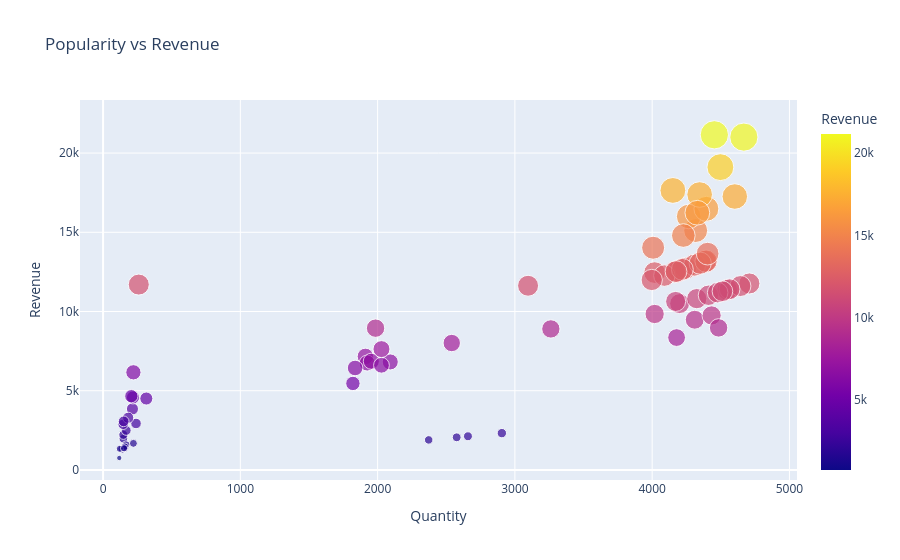

Write notebook code for a chart like this one.
### Code cell
scatter = (
    df.groupby("product_detail")
      .agg(
          Revenue=("Revenue","sum"),
          Quantity=("transaction_qty","sum")
      )
)

fig = px.scatter(
    scatter,
    x="Quantity",
    y="Revenue",
    hover_name=scatter.index,
    size="Revenue",
    color="Revenue",
    title="Popularity vs Revenue"
)

fig.show()

### Figure 1 — Plotly figure (JSON) as saved in the notebook; plotly's stock layout.template omitted (floating-point values rounded to 4 significant figures)
{"data": [{"hovertemplate": "<b>%{hovertext}</b><br><br>Quantity=%{x}<br>Revenue=%{marker.color}<extra></extra>", "hovertext": ["Almond Croissant", "Brazilian - Organic", "Brazilian Lg", "Brazilian Rg", "Brazilian Sm", "Cappuccino", "Cappuccino Lg", "Carmel syrup", "Chili Mayan", "Chocolate Chip Biscotti", "Chocolate Croissant", "Chocolate syrup", "Civet Cat", "Columbian Medium Roast", "Columbian Medium Roast Lg", "Columbian Medium Roast Rg", "Columbian Medium Roast Sm", "Cranberry Scone", "Croissant", "Dark chocolate", "Dark chocolate Lg", "Dark chocolate Rg", "Earl Grey", "Earl Grey Lg", "Earl Grey Rg", "English Breakfast", "English Breakfast Lg", "English Breakfast Rg", "Espresso Roast", "Espresso shot", "Ethiopia", "Ethiopia Lg", "Ethiopia Rg", "Ethiopia Sm", "Ginger Biscotti", "Ginger Scone", "Guatemalan Sustainably Grown", "Hazelnut Biscotti", "Hazelnut syrup", "I Need My Bean! Diner mug", "I Need My Bean! Latte cup", "I Need My Bean! T-shirt", "Jamacian Coffee River", "Jamaican Coffee River Lg", "Jamaican Coffee River Rg", "Jamaican Coffee River Sm", "Jumbo Savory Scone", "Latte", "Latte Rg", "Lemon Grass", "Lemon Grass Lg", "Lemon Grass Rg", "Morning Sunrise Chai", "Morning Sunrise Chai Lg", "Morning Sunrise Chai Rg", "Oatmeal Scone", "Organic Decaf Blend", "Our Old Time Diner Blend", "Our Old Time Diner Blend Lg", "Our Old Time Diner Blend Rg", "Our Old Time Diner Blend Sm", "Ouro Brasileiro shot", "Peppermint", "Peppermint Lg", "Peppermint Rg", "Primo Espresso Roast", "Scottish Cream Scone ", "Serenity Green Tea", "Serenity Green Tea Lg", "Serenity Green Tea Rg", "Spicy Eye Opener Chai", "Spicy Eye Opener Chai Lg", "Spicy Eye Opener Chai Rg", "Sugar Free Vanilla syrup", "Sustainably Grown Organic", "Sustainably Grown Organic Lg", "Sustainably Grown Organic Rg", "Traditional Blend Chai", "Traditional Blend Chai Lg", "Traditional Blend Chai Rg"], "legendgroup": "", "marker": {"color": [7168.0, 3852.0, 15110.0, 13160.0, 9482.0, 16000.0, 17640.0, 2061.0, 1973.0, 6749.0, 11630.0, 2126.0, 11700.0, 2220.0, 12580.0, 11370.0, 8356.0, 6818.0, 6862.0, 755.2, 21010.0, 14020.0, 1271.0, 12740.0, 11770.0, 1441.0, 12930.0, 10500.0, 2493.0, 12500.0, 4578.0, 14790.0, 13180.0, 9753.0, 6437.0, 8012.0, 1340.0, 6608.0, 1898.0, 2935.0, 4509.0, 6163.0, 2884.0, 16480.0, 12460.0, 9844.0, 7627.0, 17260.0, 19110.0, 1360.0, 12270.0, 10810.0, 1596.0, 17380.0, 11610.0, 5460.0, 4658.0, 3294.0, 11990.0, 11020.0, 8968.0, 8902.0, 1369.0, 13050.0, 11410.0, 3068.0, 8949.0, 1471.0, 12660.0, 11190.0, 1336.0, 13650.0, 10640.0, 2324.0, 1680.0, 21150.0, 16230.0, 1369.0, 12520.0, 11280.0], "coloraxis": "coloraxis", "size": [7168.0, 3852.0, 15110.0, 13160.0, 9482.0, 16000.0, 17640.0, 2061.0, 1973.0, 6749.0, 11630.0, 2126.0, 11700.0, 2220.0, 12580.0, 11370.0, 8356.0, 6818.0, 6862.0, 755.2, 21010.0, 14020.0, 1271.0, 12740.0, 11770.0, 1441.0, 12930.0, 10500.0, 2493.0, 12500.0, 4578.0, 14790.0, 13180.0, 9753.0, 6437.0, 8012.0, 1340.0, 6608.0, 1898.0, 2935.0, 4509.0, 6163.0, 2884.0, 16480.0, 12460.0, 9844.0, 7627.0, 17260.0, 19110.0, 1360.0, 12270.0, 10810.0, 1596.0, 17380.0, 11610.0, 5460.0, 4658.0, 3294.0, 11990.0, 11020.0, 8968.0, 8902.0, 1369.0, 13050.0, 11410.0, 3068.0, 8949.0, 1471.0, 12660.0, 11190.0, 1336.0, 13650.0, 10640.0, 2324.0, 1680.0, 21150.0, 16230.0, 1369.0, 12520.0, 11280.0], "sizemode": "area", "sizeref": 52.88, "symbol": "circle"}, "mode": "markers", "name": "", "orientation": "v", "showlegend": false, "type": "scatter", "x": [1911, 214, 4317, 4385, 4310, 4266, 4151, 2576, 148, 1924, 3096, 2658, 260, 148, 4195, 4547, 4178, 2092, 1954, 118, 4668, 4007, 142, 4245, 4708, 161, 4309, 4200, 169, 4165, 218, 4227, 4393, 4433, 1836, 2540, 134, 2028, 2372, 240, 315, 221, 146, 4395, 4018, 4018, 2028, 4602, 4497, 152, 4089, 4325, 168, 4346, 4643, 1820, 206, 183, 3997, 4410, 4484, 3262, 153, 4350, 4564, 150, 1985, 159, 4220, 4477, 122, 4404, 4171, 2905, 221, 4453, 4329, 153, 4174, 4512], "xaxis": "x", "y": [7168.0, 3852.0, 15110.0, 13160.0, 9482.0, 16000.0, 17640.0, 2061.0, 1973.0, 6749.0, 11630.0, 2126.0, 11700.0, 2220.0, 12580.0, 11370.0, 8356.0, 6818.0, 6862.0, 755.2, 21010.0, 14020.0, 1271.0, 12740.0, 11770.0, 1441.0, 12930.0, 10500.0, 2493.0, 12500.0, 4578.0, 14790.0, 13180.0, 9753.0, 6437.0, 8012.0, 1340.0, 6608.0, 1898.0, 2935.0, 4509.0, 6163.0, 2884.0, 16480.0, 12460.0, 9844.0, 7627.0, 17260.0, 19110.0, 1360.0, 12270.0, 10810.0, 1596.0, 17380.0, 11610.0, 5460.0, 4658.0, 3294.0, 11990.0, 11020.0, 8968.0, 8902.0, 1369.0, 13050.0, 11410.0, 3068.0, 8949.0, 1471.0, 12660.0, 11190.0, 1336.0, 13650.0, 10640.0, 2324.0, 1680.0, 21150.0, 16230.0, 1369.0, 12520.0, 11280.0], "yaxis": "y"}], "layout": {"coloraxis": {"colorbar": {"title": {"text": "Revenue"}}, "colorscale": [[0, "#0d0887"], [0.1111, "#46039f"], [0.2222, "#7201a8"], [0.3333, "#9c179e"], [0.4444, "#bd3786"], [0.5556, "#d8576b"], [0.6667, "#ed7953"], [0.7778, "#fb9f3a"], [0.8889, "#fdca26"], [1, "#f0f921"]]}, "legend": {"itemsizing": "constant", "tracegroupgap": 0}, "title": {"text": "Popularity vs Revenue"}, "xaxis": {"anchor": "y", "domain": [0, 1], "title": {"text": "Quantity"}}, "yaxis": {"anchor": "x", "domain": [0, 1], "title": {"text": "Revenue"}}}}
